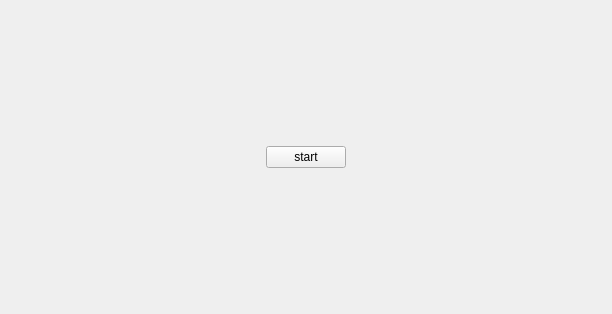
<?xml version="1.0" encoding="UTF-8"?>
<ui version="4.0">
 <class>Widget</class>
 <widget class="QWidget" name="Widget">
  <property name="geometry">
   <rect>
    <x>0</x>
    <y>0</y>
    <width>612</width>
    <height>314</height>
   </rect>
  </property>
  <property name="windowTitle">
   <string>Widget</string>
  </property>
  <layout class="QHBoxLayout" name="horizontalLayout">
   <item>
    <spacer name="horizontalSpacer">
     <property name="orientation">
      <enum>Qt::Horizontal</enum>
     </property>
     <property name="sizeHint" stdset="0">
      <size>
       <width>239</width>
       <height>20</height>
      </size>
     </property>
    </spacer>
   </item>
   <item>
    <widget class="QPushButton" name="_Widget_start">
     <property name="text">
      <string>start</string>
     </property>
    </widget>
   </item>
   <item>
    <spacer name="horizontalSpacer_3">
     <property name="orientation">
      <enum>Qt::Horizontal</enum>
     </property>
     <property name="sizeHint" stdset="0">
      <size>
       <width>238</width>
       <height>20</height>
      </size>
     </property>
    </spacer>
   </item>
  </layout>
 </widget>
 <resources/>
 <connections/>
</ui>
